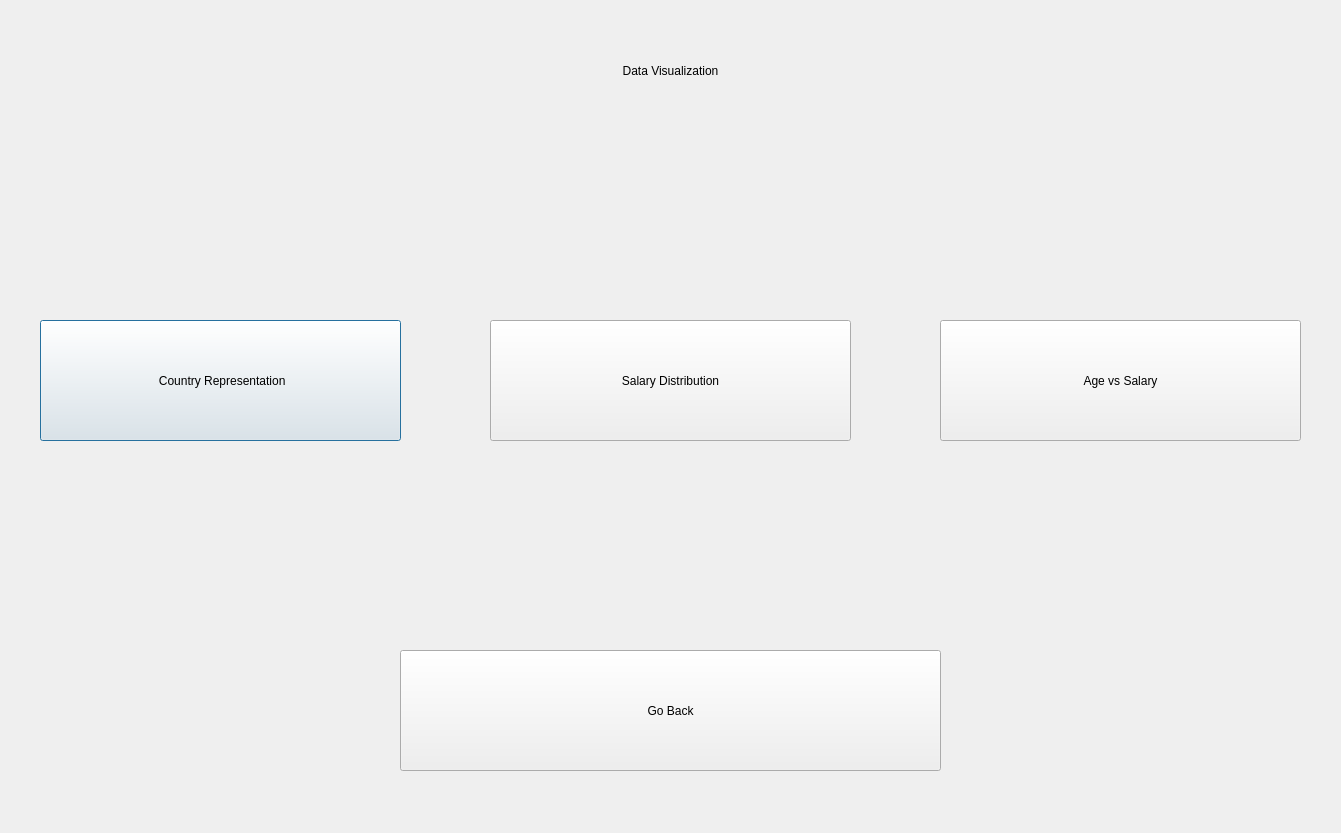
<?xml version="1.0" encoding="UTF-8"?>
<ui version="4.0">
 <class>Dialog</class>
 <widget class="QDialog" name="Dialog">
  <property name="geometry">
   <rect>
    <x>0</x>
    <y>0</y>
    <width>1341</width>
    <height>833</height>
   </rect>
  </property>
  <property name="windowTitle">
   <string>Dialog</string>
  </property>
  <widget class="QLabel" name="background">
   <property name="geometry">
    <rect>
     <x>0</x>
     <y>0</y>
     <width>1342</width>
     <height>833</height>
    </rect>
   </property>
   <property name="sizePolicy">
    <sizepolicy hsizetype="Expanding" vsizetype="Expanding">
     <horstretch>0</horstretch>
     <verstretch>0</verstretch>
    </sizepolicy>
   </property>
   <property name="styleSheet">
    <string notr="true">background-image: url(:/newPrefix/EmployeeBackground.png);</string>
   </property>
   <property name="text">
    <string/>
   </property>
   <property name="pixmap">
    <pixmap>../../../Pictures/EmployeeBackground.png</pixmap>
   </property>
   <property name="scaledContents">
    <bool>true</bool>
   </property>
   <property name="wordWrap">
    <bool>false</bool>
   </property>
  </widget>
  <widget class="QLabel" name="DataLabel">
   <property name="geometry">
    <rect>
     <x>0</x>
     <y>10</y>
     <width>1341</width>
     <height>121</height>
    </rect>
   </property>
   <property name="styleSheet">
    <string notr="true">font: 87 26pt &quot;Segoe UI Black&quot;;</string>
   </property>
   <property name="text">
    <string>Data Visualization</string>
   </property>
   <property name="alignment">
    <set>Qt::AlignCenter</set>
   </property>
  </widget>
  <widget class="QPushButton" name="CountryRepButton">
   <property name="geometry">
    <rect>
     <x>40</x>
     <y>320</y>
     <width>361</width>
     <height>121</height>
    </rect>
   </property>
   <property name="styleSheet">
    <string notr="true">font: 87 15pt &quot;Segoe UI Black&quot;;</string>
   </property>
   <property name="text">
    <string> Country Representation</string>
   </property>
  </widget>
  <widget class="QPushButton" name="SalaryDisButton">
   <property name="geometry">
    <rect>
     <x>490</x>
     <y>320</y>
     <width>361</width>
     <height>121</height>
    </rect>
   </property>
   <property name="styleSheet">
    <string notr="true">font: 87 15pt &quot;Segoe UI Black&quot;;</string>
   </property>
   <property name="text">
    <string>Salary Distribution</string>
   </property>
  </widget>
  <widget class="QPushButton" name="AgeSalButton">
   <property name="geometry">
    <rect>
     <x>940</x>
     <y>320</y>
     <width>361</width>
     <height>121</height>
    </rect>
   </property>
   <property name="styleSheet">
    <string notr="true">font: 87 15pt &quot;Segoe UI Black&quot;;</string>
   </property>
   <property name="text">
    <string>Age vs Salary</string>
   </property>
  </widget>
  <widget class="QPushButton" name="GoBackButton">
   <property name="geometry">
    <rect>
     <x>400</x>
     <y>650</y>
     <width>541</width>
     <height>121</height>
    </rect>
   </property>
   <property name="styleSheet">
    <string notr="true">font: 87 25pt &quot;Segoe UI Black&quot;;</string>
   </property>
   <property name="text">
    <string>Go Back</string>
   </property>
  </widget>
 </widget>
 <resources/>
 <connections/>
</ui>
